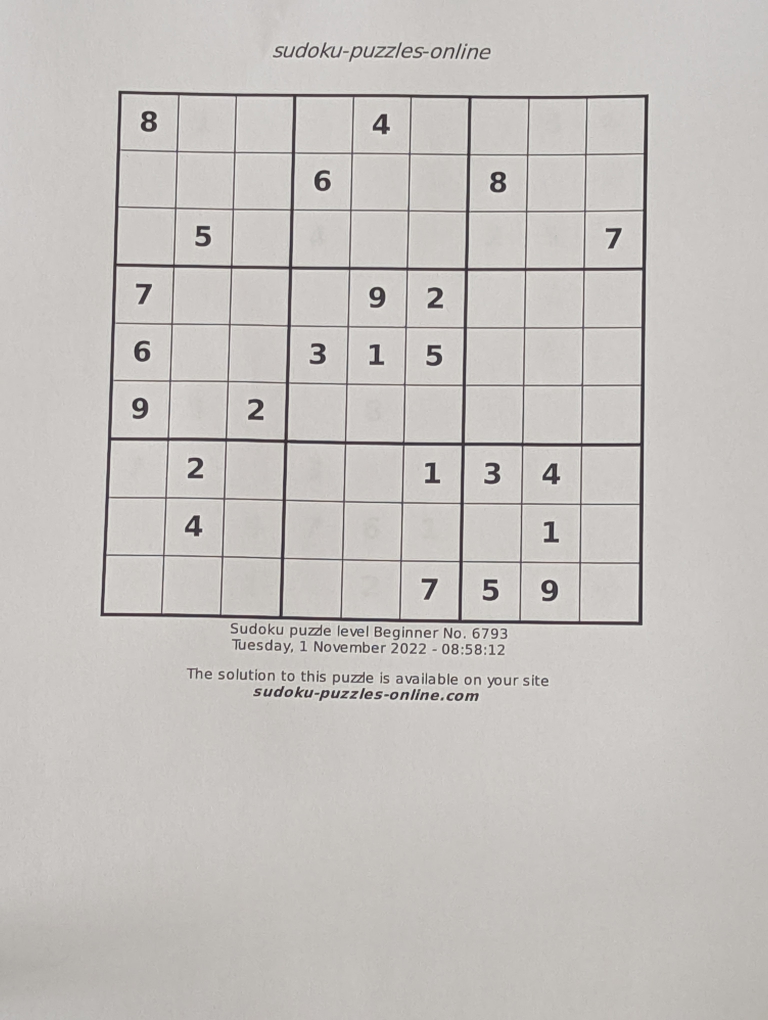
#> input picture An4/Sem1/CAVA/lab/Laborator 6/Lab 6/data/test/01.jpg, 3072 x 4080 px, found by its file name (shown at 1/4 size)
$ jupyter execute 'Laborator 6.ipynb'
#> lines starting #> are read from the running program, lines starting #| are printed output that depends on the picture; after the words box and inside, x2 and y2 are one past the last pixel; in counts of white or black regions, pixels touching at a corner belong together
#> further down, img is the input picture: shape (4080, 3072, 3); mean B, G, R 190.4, 193.6, 197.3
[cell 1]
import cv2 as cv
import numpy as np
import os

[cell 2]
def show_image(title, image):
    image = cv.resize(image, (0, 0), fx=0.3, fy=0.3)
    cv.imshow(title, image)
    cv.waitKey(0)
    cv.destroyAllWindows()

[cell 3]
def extrage_careu(image):
    image = cv.cvtColor(image, cv.COLOR_BGR2GRAY)
    image_m_blur = cv.medianBlur(image, 3)
    image_g_blur = cv.GaussianBlur(image_m_blur, (0, 0), 5)
    image_sharpened = cv.addWeighted(image_m_blur, 1.2, image_g_blur, -0.8, 0)
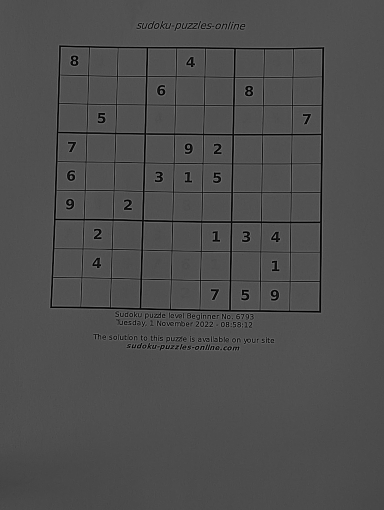
#> image_sharpened: shape (4080, 3072) (shown at 1/8 size); min 0, max 170, mean 78.1
    show_image("image_sharpened", image_sharpened)
    _, thresh = cv.threshold(image_sharpened, 30, 255, cv.THRESH_BINARY)
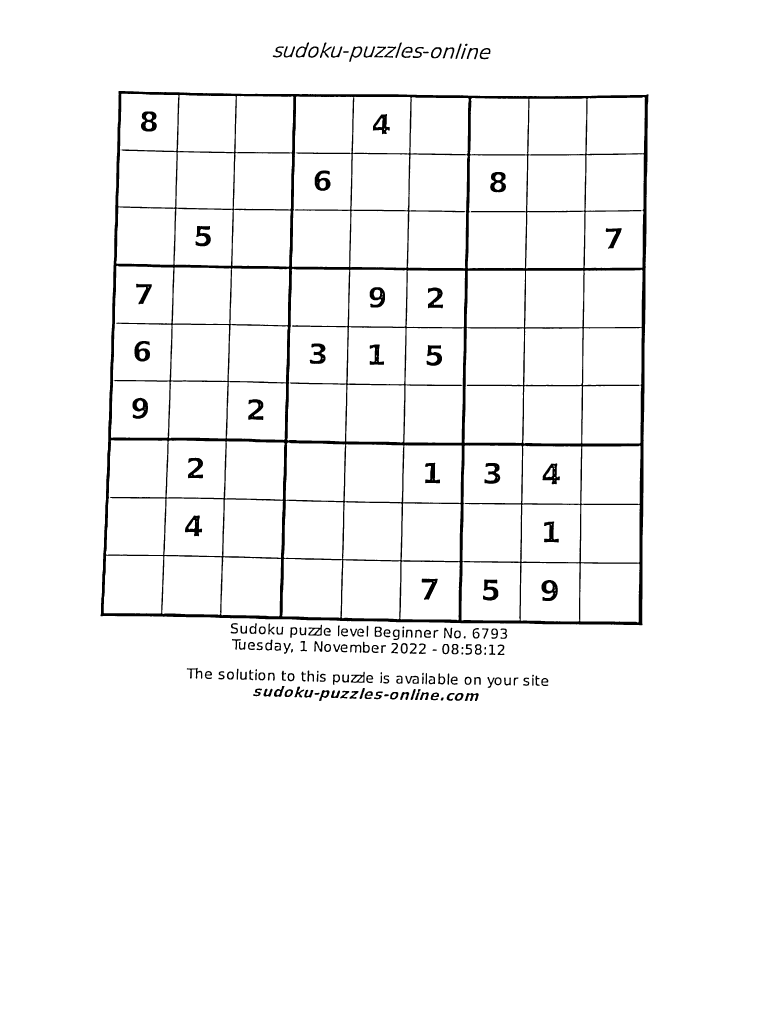
#> thresh: shape (4080, 3072) (shown at 1/4 size); 96.4% white; 180 black regions, largest, box (x1, y1, x2, y2) and area: (402, 364, 2594, 2501) 317176, (564, 445, 627, 526) 3057, (2166, 2320, 2231, 2404) 3055

    kernel = np.ones((3, 3), np.uint8)
    thresh = cv.erode(thresh, kernel)
#> thresh: shape (4080, 3072); 95.4% white; 178 black regions, largest, box (x1, y1, x2, y2) and area: (401, 363, 2595, 2502) 402034, (2165, 2319, 2232, 2405) 3618, (563, 444, 628, 527) 3603
    show_image("image_thresholded", thresh)

    edges = cv.Canny(thresh, 200, 400)
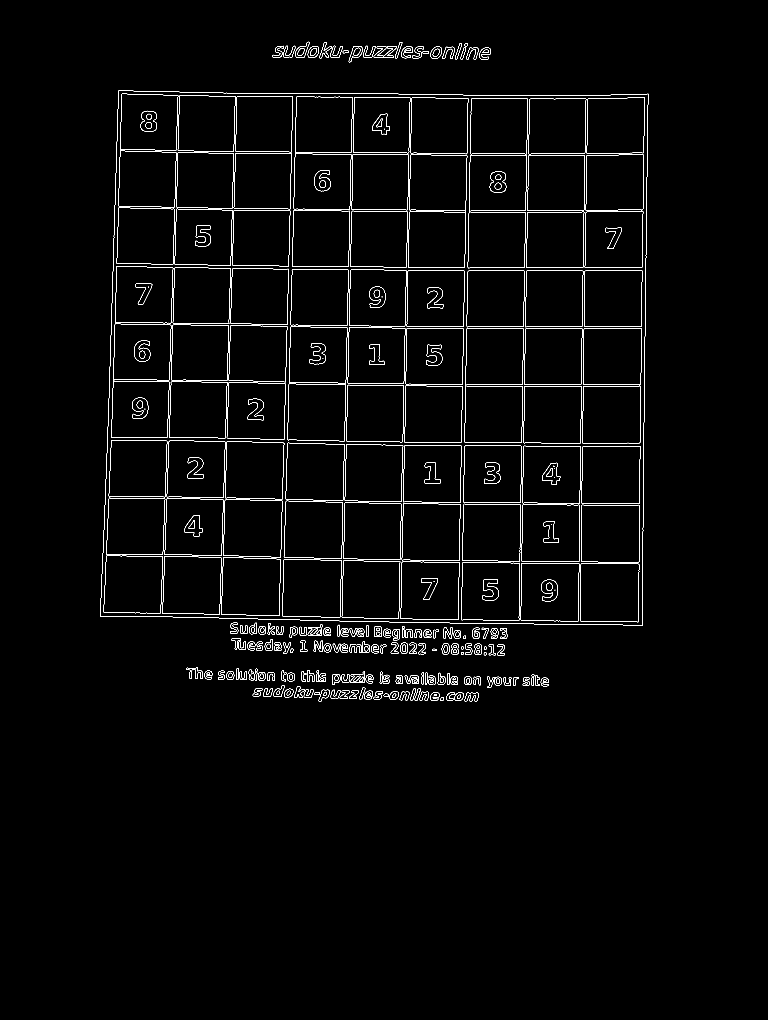
#> edges: shape (4080, 3072) (shown at 1/4 size); 0.93% white in thin lines or dots, all inside (x1, y1, x2, y2) = (400, 167, 2595, 2805)
    show_image("edges", edges)
#> call 3 of show_image, with title = 'edges'
#> in show_image (call 3), `image = cv.resize(image, (0, 0), fx=0.3, fy=0.3)`:
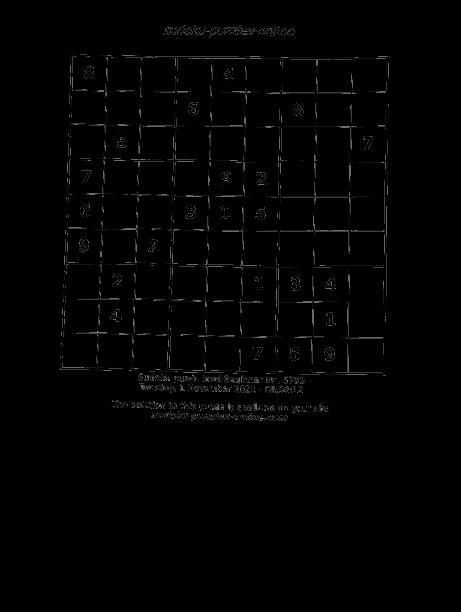
#> image: shape (1224, 922) (shown at 1/2 size); min 0, max 248, mean 2.3
    contours, _ = cv.findContours(edges, cv.RETR_EXTERNAL, cv.CHAIN_APPROX_SIMPLE)
#> contours = 156 contours, 8 with area under 20; largest, box (x1, y1, x2, y2) and area: (400, 362, 2595, 2502) 4510388, (1395, 184, 1450, 249) 1878, (1181, 167, 1237, 231) 1848, (1401, 2685, 1460, 2732) 1798, (1231, 2497, 1289, 2544) 1767
    max_area = 0

    for i in range(len(contours)):
        if len(contours[i]) > 3:
            possible_top_left = None
            possible_bottom_right = None
            for point in contours[i].squeeze():
                if (
                    possible_top_left is None
                    or point[0] + point[1] < possible_top_left[0] + possible_top_left[1]
                ):
                    possible_top_left = point

                if (
                    possible_bottom_right is None
                    or point[0] + point[1]
                    > possible_bottom_right[0] + possible_bottom_right[1]
                ):
                    possible_bottom_right = point

            diff = np.diff(contours[i].squeeze(), axis=1)
            possible_top_right = contours[i].squeeze()[np.argmin(diff)]
            possible_bottom_left = contours[i].squeeze()[np.argmax(diff)]
            if (
                cv.contourArea(
                    np.array(
                        [
                            [possible_top_left],
                            [possible_top_right],
                            [possible_bottom_right],
                            [possible_bottom_left],
                        ]
                    )
                )
                > max_area
            ):
                max_area = cv.contourArea(
                    np.array(
                        [
                            [possible_top_left],
                            [possible_top_right],
                            [possible_bottom_right],
                            [possible_bottom_left],
                        ]
                    )
                )
                top_left = possible_top_left
                bottom_right = possible_bottom_right
                top_right = possible_top_right
                bottom_left = possible_bottom_left
#> this loop made 156 passes
#> (max_area, top_left, bottom_right, top_right, bottom_left) on passes 1, 2, 3, 31, 56: (123.5, [1765, 2789], [1771, 2802], [1775, 2789], [1762, 2802]), (144, [1538, 2776], [1555, 2784], [1555, 2777], [1536, 2785]), (1509, [1868, 2771], [1907, 2804], [1914, 2773], [1858, 2803]), (1858, [1949, 2707], [2001, 2739], [2005, 2713], [1949, 2750]), (2101.5, [1404, 2698], [1458, 2731], [1459, 2687], [1402, 2730])
#> after the loop, bottom_left = [401, 2465]; bottom_right = [2570, 2501]; max_area = 4534633.5; top_left = [473, 363]; top_right = [2594, 376]

    width = 810
    height = 810

    image_copy = cv.cvtColor(image.copy(), cv.COLOR_GRAY2BGR)
    cv.circle(image_copy, tuple(top_left), 20, (0, 0, 255), -1)
    cv.circle(image_copy, tuple(top_right), 20, (0, 0, 255), -1)
    cv.circle(image_copy, tuple(bottom_left), 20, (0, 0, 255), -1)
    cv.circle(image_copy, tuple(bottom_right), 20, (0, 0, 255), -1)
    show_image("detected corners", image_copy)
#> call 4 of show_image, with title = 'detected corners'
#> in show_image (call 4), `image = cv.resize(image, (0, 0), fx=0.3, fy=0.3)`:
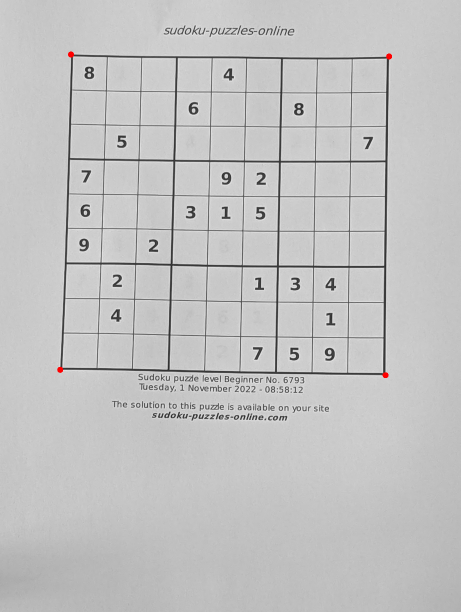
#> image: shape (1224, 922, 3) (shown at 1/2 size); mean of channels 0, 1, 2 194.2, 194.2, 194.3; drawn as B, G, R

    # completati codul aici
    puzzle = np.array(
        [[top_left], [top_right], [bottom_right], [bottom_left]], dtype="float32"
    )
#> puzzle = [[473, 363], [2594, 376], [2570, 2501], [401, 2465]]
    destionation_puzzle = np.array(
        [[0, 0], [width, 0], [width, height], [0, height]], dtype="float32"
    )
    m = cv.getPerspectiveTransform(puzzle, destionation_puzzle)
#> m = [[0.388, 0.0133, -188.5], [-0.00243, 0.397, -142.8], [4.94e-06, 1.11e-05, 1]]
    result = cv.warpPerspective(image, m, (width, height))
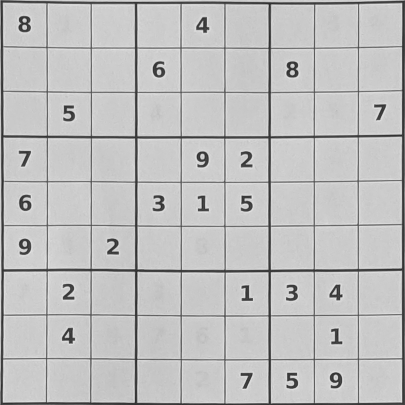
#> result: shape (810, 810) (shown at 1/2 size); min 31, max 240, mean 192
    result = cv.cvtColor(result, cv.COLOR_GRAY2BGR)
#> result: shape (810, 810, 3)
    return result

[cell 4]
img = cv.imread("data/train/01.jpg")
result = extrage_careu(img)
show_image("img", result)
#> in show_image (call 5), `image = cv.resize(image, (0, 0), fx=0.3, fy=0.3)`:
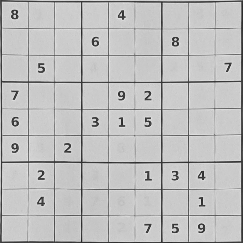
#> image: shape (243, 243, 3); min 37, max 235, mean 191.8

[cell 5]
lines_horizontal = []
for i in range(0, 811, 90):
    l = []
    l.append((0, i))
    l.append((809, i))
    lines_horizontal.append(l)

[cell 6]
lines_vertical = []
for i in range(0, 811, 90):
    l = []
    l.append((i, 0))
    l.append((i, 809))
    lines_vertical.append(l)

$ run again, with An4/Sem1/CAVA/lab/Laborator 6/Lab 6/data/test/03.jpg copied over An4/Sem1/CAVA/lab/Laborator 6/Lab 6/data/test/01.jpg
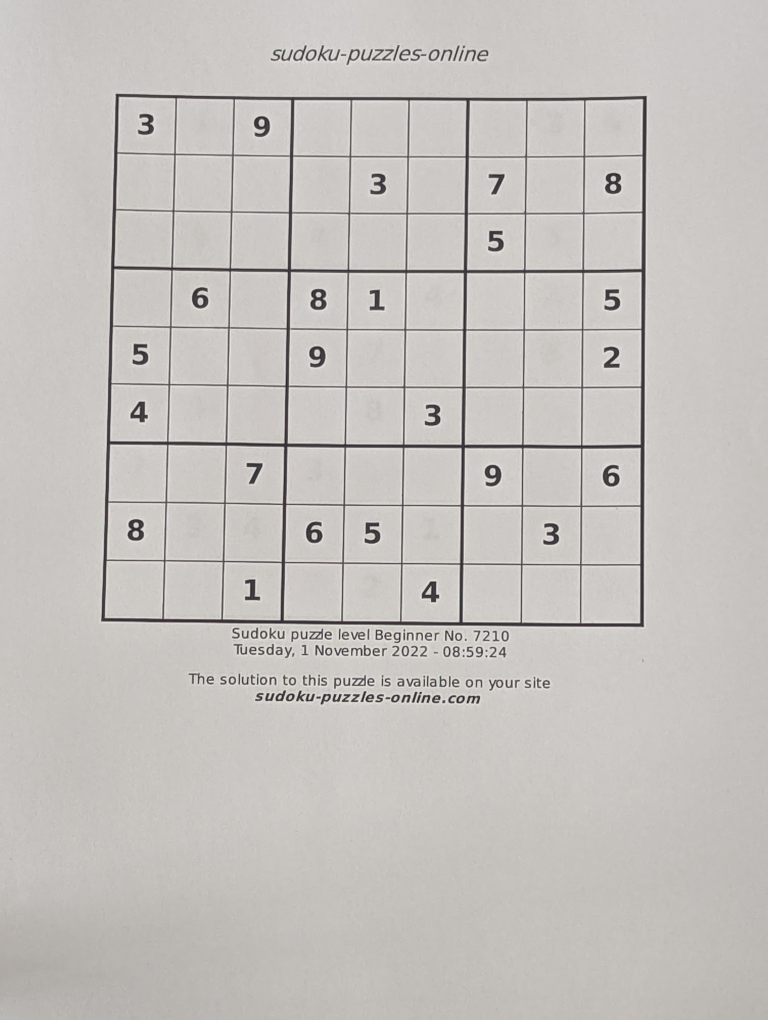
#> input picture An4/Sem1/CAVA/lab/Laborator 6/Lab 6/data/test/03.jpg, 3072 x 4080 px, found by its file name (shown at 1/4 size)
#> img is the input picture: shape (4080, 3072, 3); mean B, G, R 190, 193.4, 197.1
#> in extrage_careu, `_, thresh = cv.threshold(image_sharpened, 30, 255, cv.THRESH_BINARY)`:
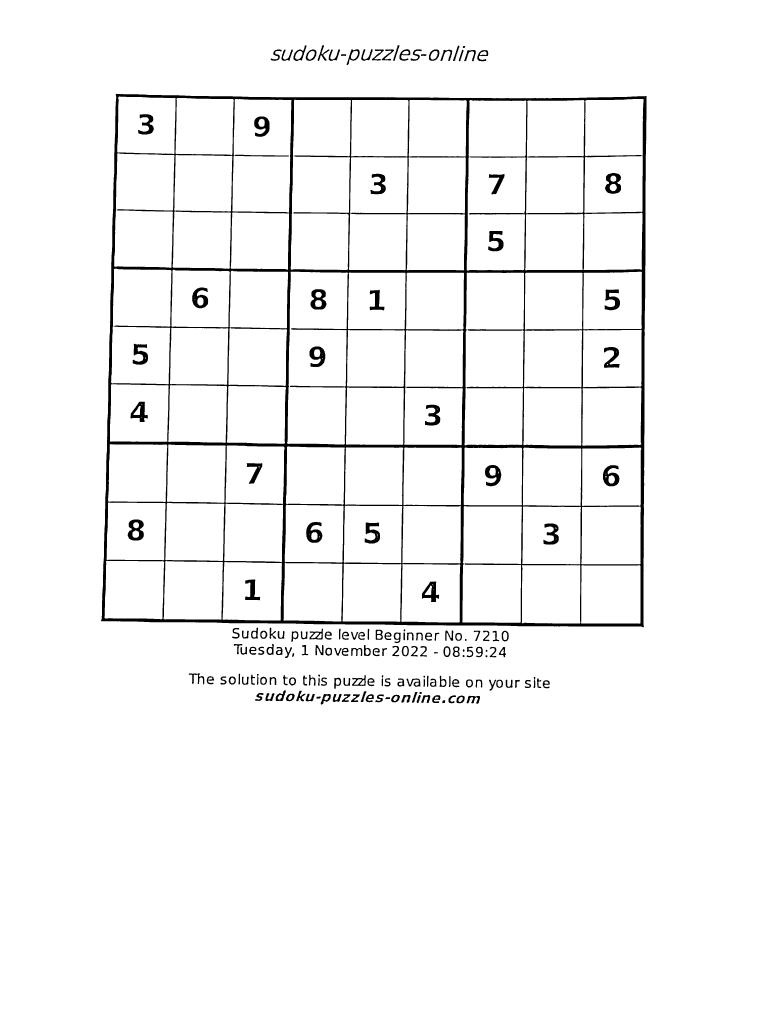
#> thresh: shape (4080, 3072) (shown at 1/4 size); 96.4% white; 180 black regions, largest, box (x1, y1, x2, y2) and area: (404, 375, 2587, 2509) 319505, (511, 2078, 575, 2162) 3275, (2420, 692, 2484, 775) 3141
#> edges: shape (4080, 3072); 0.93% white in thin lines or dots, all inside (x1, y1, x2, y2) = (402, 179, 2588, 2819)
#> contours = 157 contours, 12 with area under 20; largest, box (x1, y1, x2, y2) and area: (402, 373, 2588, 2510) 4529794, (1384, 195, 1440, 261) 1900, (1171, 179, 1227, 245) 1875, (1406, 2698, 1464, 2745) 1738, (1236, 2512, 1293, 2559) 1738
#> the loop in extrage_careu, `for i in range(len(contours)):` made 157 passes
#> (max_area, top_left, bottom_right, top_right, bottom_left) on passes 1, 2, 3, 4, 41, 64: (131.5, [1770, 2801], [1780, 2812], [1781, 2800], [1768, 2812]), (148, [1543, 2788], [1560, 2796], [1560, 2788], [1540, 2796]), (152, [1265, 2786], [1281, 2794], [1283, 2785], [1265, 2795]), (1447, [1873, 2783], [1914, 2814], [1920, 2784], [1865, 2813]), (1566, [1626, 2713], [1682, 2746], [1678, 2715], [1634, 2745]), (2063.5, [1409, 2710], [1462, 2743], [1463, 2700], [1407, 2743])
#> after the loop in extrage_careu, `for i in range(len(contours)):`: bottom_left = [403, 2485]; bottom_right = [2575, 2509]; max_area = 4550034.5; top_left = [462, 375]; top_right = [2587, 384]
#> puzzle = [[462, 375], [2587, 384], [2575, 2509], [403, 2485]]
#> m = [[0.386, 0.0108, -182.3], [-0.00167, 0.394, -147.2], [3.2e-06, 1.06e-05, 1]]
#> in show_image (call 5), `image = cv.resize(image, (0, 0), fx=0.3, fy=0.3)`:
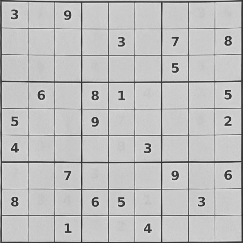
#> image: shape (243, 243, 3); min 32, max 232, mean 191.3
